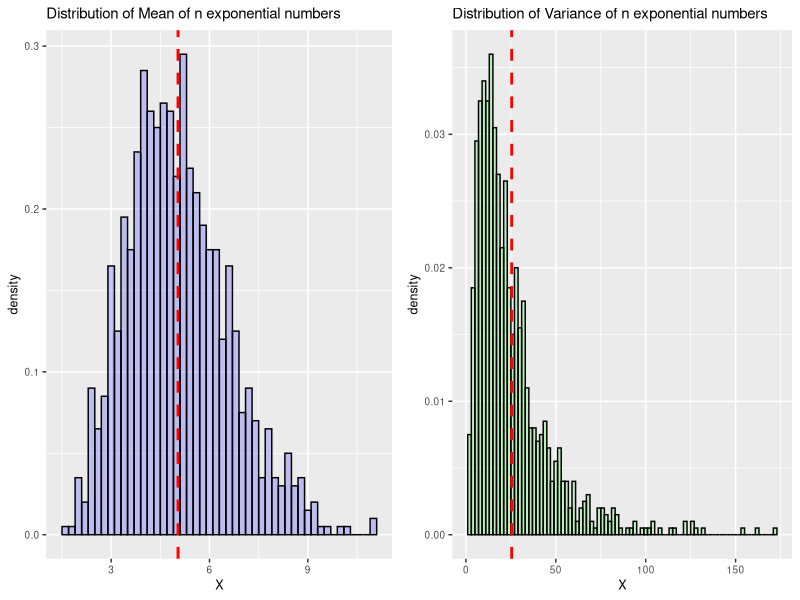

This chart was generated by the following R code:
## ---- chunk 1
library(ggplot2)
## ---- chunk 2
simulation <- function(number, lambda, times) {
        mean.s <- NULL
        var.s <- NULL
        for (i in 1:times) {
                value.s <- rexp(number, lambda)
                mean.s <- c(mean.s, mean(value.s)) 
                var.s <- c(var.s, var(value.s))
                }
        df <- data.frame(mean.s, var.s)
        df
        }
## ---- chunk 3
# Multiple plot function
#
# ggplot objects can be passed in ..., or to plotlist (as a list of ggplot objects)
# - cols:   Number of columns in layout
# - layout: A matrix specifying the layout. If present, 'cols' is ignored.
#
# If the layout is something like matrix(c(1,2,3,3), nrow=2, byrow=TRUE),
# then plot 1 will go in the upper left, 2 will go in the upper right, and
# 3 will go all the way across the bottom.
#
multiplot <- function(..., plotlist=NULL, file, cols=1, layout=NULL) {
  library(grid)

  # Make a list from the ... arguments and plotlist
  plots <- c(list(...), plotlist)

  numPlots = length(plots)

  # If layout is NULL, then use 'cols' to determine layout
  if (is.null(layout)) {
    # Make the panel
    # ncol: Number of columns of plots
    # nrow: Number of rows needed, calculated from # of cols
    layout <- matrix(seq(1, cols * ceiling(numPlots/cols)),
                    ncol = cols, nrow = ceiling(numPlots/cols))
  }

 if (numPlots==1) {
    print(plots[[1]])

  } else {
    # Set up the page
    grid.newpage()
    pushViewport(viewport(layout = grid.layout(nrow(layout), ncol(layout))))

    # Make each plot, in the correct location
    for (i in 1:numPlots) {
      # Get the i,j matrix positions of the regions that contain this subplot
      matchidx <- as.data.frame(which(layout == i, arr.ind = TRUE))

      print(plots[[i]], vp = viewport(layout.pos.row = matchidx$row,
                                      layout.pos.col = matchidx$col))
    }
  }
}
## ---- chunk 4
number <- 10
lambda <- 0.2
times <- 1000
result <- simulation(number, lambda, times)
## ---- chunk 5
mean.g <- ggplot(result, aes(x=mean.s)) +
        geom_histogram(alpha = .20, binwidth=0.2, color = "black", fill = "blue", aes(y = ..density..)) +
        geom_vline(aes(xintercept=mean(mean.s, na.rm=T)),color="red", linetype="dashed", size=1) + 
        labs(x = "X") + 
        labs(title = "Distribution of Mean of n exponential numbers") + 
        theme(text = element_text(size=9))

var.g <- ggplot(result, aes(x=var.s)) +
                geom_histogram(alpha = .20, binwidth=2, colour = "black", fill = "green", aes(y = ..density..)) +
                geom_vline(aes(xintercept=mean(var.s, na.rm=T)),color="red", linetype="dashed", size=1) +
                labs(x = "X") + 
                labs(title = "Distribution of Variance of n exponential numbers") + 
                theme(text = element_text(size=9))                        
multiplot(mean.g, var.g, cols = 2)
